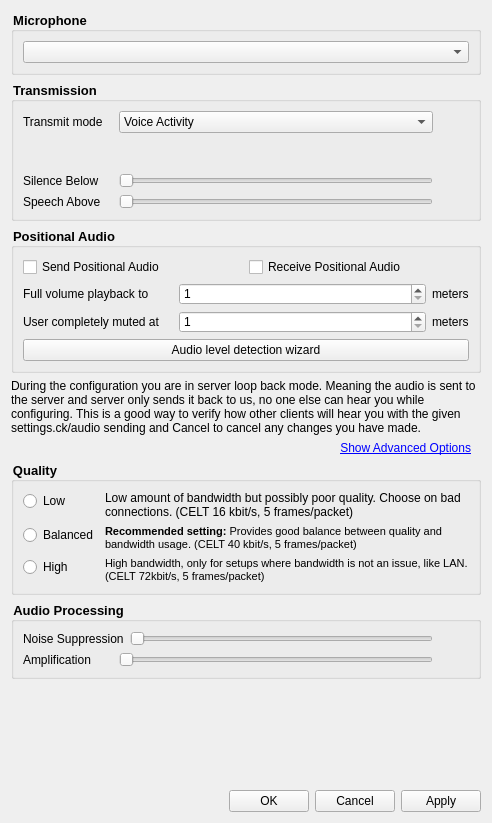
<?xml version="1.0" encoding="UTF-8"?>
<ui version="4.0">
 <class>AudioWizardWidget</class>
 <widget class="QWidget" name="AudioWizardWidget">
  <property name="geometry">
   <rect>
    <x>0</x>
    <y>0</y>
    <width>492</width>
    <height>823</height>
   </rect>
  </property>
  <property name="minimumSize">
   <size>
    <width>492</width>
    <height>0</height>
   </size>
  </property>
  <property name="maximumSize">
   <size>
    <width>492</width>
    <height>16777215</height>
   </size>
  </property>
  <property name="windowTitle">
   <string>VOIP Audio Wizard</string>
  </property>
  <property name="styleSheet">
   <string notr="true">QGroupBox {
	font-size: 10pt;
	font-weight: bold;
}

QLabel#helpProcessing, #helpTransmission, #helpPositional {
	color: rgb(27, 27, 27);
	background-color: rgb(245, 245, 245);
	border: 1px solid grey;
	border-radius: 3px;
	padding: 3px;
}

QPushButton#buttonAdvanced, #pushButtonProcessingHelp, #pushButtonTransmissionHelp, #pushButtonPositionalHelp {
	border: 0px;
	background-color: transparent;
	color: blue;
	text-align: right;
	text-decoration: underline;
}

QPushButton#buttonAdvanced {
	padding-right: 10px;
}</string>
  </property>
  <layout class="QVBoxLayout" name="verticalLayout">
   <item>
    <widget class="QGroupBox" name="groupBox_3">
     <property name="title">
      <string>Microphone</string>
     </property>
     <layout class="QVBoxLayout" name="verticalLayout_5">
      <item>
       <widget class="QComboBox" name="comboBoxInputDevice"/>
      </item>
     </layout>
    </widget>
   </item>
   <item>
    <widget class="QGroupBox" name="groupBoxTransmission">
     <property name="title">
      <string>Transmission</string>
     </property>
     <layout class="QVBoxLayout" name="verticalLayout_3">
      <item>
       <layout class="QHBoxLayout" name="horizontalLayout_6">
        <item>
         <widget class="QLabel" name="labelTransmitMode">
          <property name="minimumSize">
           <size>
            <width>90</width>
            <height>0</height>
           </size>
          </property>
          <property name="text">
           <string>Transmit mode</string>
          </property>
         </widget>
        </item>
        <item>
         <widget class="QComboBox" name="comboBoxTransmitMode">
          <property name="sizePolicy">
           <sizepolicy hsizetype="Expanding" vsizetype="Fixed">
            <horstretch>0</horstretch>
            <verstretch>0</verstretch>
           </sizepolicy>
          </property>
          <item>
           <property name="text">
            <string>Voice Activity</string>
           </property>
          </item>
          <item>
           <property name="text">
            <string>Continuous Transmission</string>
           </property>
          </item>
         </widget>
        </item>
        <item>
         <widget class="QLabel" name="labelValueTransmitMode">
          <property name="minimumSize">
           <size>
            <width>30</width>
            <height>0</height>
           </size>
          </property>
          <property name="text">
           <string/>
          </property>
         </widget>
        </item>
       </layout>
      </item>
      <item>
       <layout class="QHBoxLayout" name="audioBarLayout">
        <item>
         <spacer name="horizontalSpacerAudioBar">
          <property name="orientation">
           <enum>Qt::Horizontal</enum>
          </property>
          <property name="sizeType">
           <enum>QSizePolicy::Fixed</enum>
          </property>
          <property name="sizeHint" stdset="0">
           <size>
            <width>96</width>
            <height>1</height>
           </size>
          </property>
         </spacer>
        </item>
        <item>
         <widget class="QLabel" name="labelIconVAD">
          <property name="minimumSize">
           <size>
            <width>30</width>
            <height>28</height>
           </size>
          </property>
          <property name="text">
           <string/>
          </property>
          <property name="pixmap">
           <pixmap resource="resource/mumbleplugin.qrc">:/img/voice-inactive.png</pixmap>
          </property>
         </widget>
        </item>
       </layout>
      </item>
      <item>
       <layout class="QHBoxLayout" name="horizontalLayout_4">
        <item>
         <widget class="QLabel" name="labelSilence">
          <property name="minimumSize">
           <size>
            <width>90</width>
            <height>0</height>
           </size>
          </property>
          <property name="text">
           <string>Silence Below</string>
          </property>
         </widget>
        </item>
        <item>
         <widget class="QSlider" name="sliderSilence">
          <property name="minimum">
           <number>1</number>
          </property>
          <property name="maximum">
           <number>32767</number>
          </property>
          <property name="singleStep">
           <number>100</number>
          </property>
          <property name="pageStep">
           <number>1000</number>
          </property>
          <property name="value">
           <number>1</number>
          </property>
          <property name="orientation">
           <enum>Qt::Horizontal</enum>
          </property>
         </widget>
        </item>
        <item>
         <widget class="QLabel" name="labelValueSilence">
          <property name="minimumSize">
           <size>
            <width>30</width>
            <height>0</height>
           </size>
          </property>
          <property name="text">
           <string/>
          </property>
         </widget>
        </item>
       </layout>
      </item>
      <item>
       <layout class="QHBoxLayout" name="horizontalLayout_5">
        <item>
         <widget class="QLabel" name="labelSpeech">
          <property name="minimumSize">
           <size>
            <width>90</width>
            <height>0</height>
           </size>
          </property>
          <property name="text">
           <string>Speech Above</string>
          </property>
         </widget>
        </item>
        <item>
         <widget class="QSlider" name="sliderSpeech">
          <property name="minimum">
           <number>1</number>
          </property>
          <property name="maximum">
           <number>32767</number>
          </property>
          <property name="singleStep">
           <number>100</number>
          </property>
          <property name="pageStep">
           <number>1000</number>
          </property>
          <property name="value">
           <number>1</number>
          </property>
          <property name="orientation">
           <enum>Qt::Horizontal</enum>
          </property>
         </widget>
        </item>
        <item>
         <widget class="QLabel" name="labelValueSpeech">
          <property name="minimumSize">
           <size>
            <width>30</width>
            <height>0</height>
           </size>
          </property>
          <property name="text">
           <string/>
          </property>
         </widget>
        </item>
       </layout>
      </item>
     </layout>
    </widget>
   </item>
   <item>
    <widget class="QGroupBox" name="groupBoxPositional">
     <property name="title">
      <string>Positional Audio</string>
     </property>
     <layout class="QVBoxLayout" name="verticalLayout_4">
      <item>
       <layout class="QHBoxLayout" name="horizontalLayout_7">
        <item>
         <widget class="QCheckBox" name="checkBoxPositionalSend">
          <property name="text">
           <string>Send Positional Audio</string>
          </property>
         </widget>
        </item>
        <item>
         <widget class="QCheckBox" name="checkBoxPositionalReceive">
          <property name="text">
           <string>Receive Positional Audio</string>
          </property>
         </widget>
        </item>
       </layout>
      </item>
      <item>
       <layout class="QHBoxLayout" name="horizontalLayout_8">
        <item>
         <widget class="QLabel" name="innerRangeLabel">
          <property name="minimumSize">
           <size>
            <width>150</width>
            <height>0</height>
           </size>
          </property>
          <property name="text">
           <string>Full volume playback to</string>
          </property>
         </widget>
        </item>
        <item>
         <widget class="QSpinBox" name="innerRangeSpinBox">
          <property name="sizePolicy">
           <sizepolicy hsizetype="Expanding" vsizetype="Fixed">
            <horstretch>0</horstretch>
            <verstretch>0</verstretch>
           </sizepolicy>
          </property>
          <property name="minimum">
           <number>1</number>
          </property>
          <property name="maximum">
           <number>10000</number>
          </property>
         </widget>
        </item>
        <item>
         <widget class="QLabel" name="innerMeterLabel">
          <property name="sizePolicy">
           <sizepolicy hsizetype="Fixed" vsizetype="Preferred">
            <horstretch>0</horstretch>
            <verstretch>0</verstretch>
           </sizepolicy>
          </property>
          <property name="text">
           <string>meters</string>
          </property>
         </widget>
        </item>
       </layout>
      </item>
      <item>
       <layout class="QHBoxLayout" name="horizontalLayout_9">
        <item>
         <widget class="QLabel" name="outerRangeLabel">
          <property name="minimumSize">
           <size>
            <width>150</width>
            <height>0</height>
           </size>
          </property>
          <property name="text">
           <string>User completely muted at</string>
          </property>
         </widget>
        </item>
        <item>
         <widget class="QSpinBox" name="outerRangeSpinBox">
          <property name="sizePolicy">
           <sizepolicy hsizetype="Expanding" vsizetype="Fixed">
            <horstretch>0</horstretch>
            <verstretch>0</verstretch>
           </sizepolicy>
          </property>
          <property name="minimum">
           <number>1</number>
          </property>
          <property name="maximum">
           <number>10000</number>
          </property>
         </widget>
        </item>
        <item>
         <widget class="QLabel" name="outerMeterLabel">
          <property name="sizePolicy">
           <sizepolicy hsizetype="Fixed" vsizetype="Preferred">
            <horstretch>0</horstretch>
            <verstretch>0</verstretch>
           </sizepolicy>
          </property>
          <property name="text">
           <string>meters</string>
          </property>
         </widget>
        </item>
       </layout>
      </item>
      <item>
       <widget class="QPushButton" name="detectLevelsButton">
        <property name="text">
         <string>Audio level detection wizard</string>
        </property>
       </widget>
      </item>
     </layout>
    </widget>
   </item>
   <item>
    <widget class="QLabel" name="label_4">
     <property name="text">
      <string>During the configuration you are in server loop back mode. Meaning the audio is sent to the server and server only sends it back to us, no one else can hear you while configuring. This is a good way to verify how other clients will hear you with the given settings.ck/audio sending and Cancel to cancel any changes you have made.</string>
     </property>
     <property name="wordWrap">
      <bool>true</bool>
     </property>
    </widget>
   </item>
   <item>
    <widget class="QPushButton" name="buttonAdvanced">
     <property name="text">
      <string>Show Advanced Options</string>
     </property>
    </widget>
   </item>
   <item>
    <widget class="QGroupBox" name="groupBoxQuality">
     <property name="font">
      <font>
       <pointsize>10</pointsize>
       <weight>75</weight>
       <bold>true</bold>
      </font>
     </property>
     <property name="title">
      <string>Quality</string>
     </property>
     <property name="flat">
      <bool>false</bool>
     </property>
     <property name="checkable">
      <bool>false</bool>
     </property>
     <layout class="QFormLayout" name="formLayout">
      <property name="fieldGrowthPolicy">
       <enum>QFormLayout::AllNonFixedFieldsGrow</enum>
      </property>
      <item row="0" column="0">
       <widget class="QRadioButton" name="radioButtonLow">
        <property name="text">
         <string>Low</string>
        </property>
       </widget>
      </item>
      <item row="1" column="0">
       <widget class="QRadioButton" name="radioButtonBalanced">
        <property name="text">
         <string>Balanced</string>
        </property>
       </widget>
      </item>
      <item row="0" column="1">
       <widget class="QLabel" name="labelInfoLow">
        <property name="text">
         <string>Low amount of bandwidth but possibly poor quality. Choose on bad connections. (CELT 16 kbit/s, 5 frames/packet)</string>
        </property>
        <property name="wordWrap">
         <bool>true</bool>
        </property>
       </widget>
      </item>
      <item row="2" column="0">
       <widget class="QRadioButton" name="radioButtonHigh">
        <property name="text">
         <string>High</string>
        </property>
       </widget>
      </item>
      <item row="1" column="1">
       <widget class="QLabel" name="labelInfoBalanced">
        <property name="text">
         <string>&lt;!DOCTYPE HTML PUBLIC &quot;-//W3C//DTD HTML 4.0//EN&quot; &quot;http://www.w3.org/TR/REC-html40/strict.dtd&quot;&gt;
&lt;html&gt;&lt;head&gt;&lt;meta name=&quot;qrichtext&quot; content=&quot;1&quot; /&gt;&lt;style type=&quot;text/css&quot;&gt;
p, li { white-space: pre-wrap; }
&lt;/style&gt;&lt;/head&gt;&lt;body style=&quot; font-family:'MS Shell Dlg 2'; font-size:8.25pt; font-weight:400; font-style:normal;&quot;&gt;
&lt;p style=&quot; margin-top:0px; margin-bottom:0px; margin-left:0px; margin-right:0px; -qt-block-indent:0; text-indent:0px;&quot;&gt;&lt;span style=&quot; font-size:8pt; font-weight:600;&quot;&gt;Recommended setting:&lt;/span&gt;&lt;span style=&quot; font-size:8pt;&quot;&gt; Provides good balance between quality and bandwidth usage. (CELT 40 kbit/s, 5 frames/packet) &lt;/span&gt;&lt;/p&gt;&lt;/body&gt;&lt;/html&gt;</string>
        </property>
        <property name="wordWrap">
         <bool>true</bool>
        </property>
       </widget>
      </item>
      <item row="2" column="1">
       <widget class="QLabel" name="labelInfoHigh">
        <property name="text">
         <string>&lt;!DOCTYPE HTML PUBLIC &quot;-//W3C//DTD HTML 4.0//EN&quot; &quot;http://www.w3.org/TR/REC-html40/strict.dtd&quot;&gt;
&lt;html&gt;&lt;head&gt;&lt;meta name=&quot;qrichtext&quot; content=&quot;1&quot; /&gt;&lt;style type=&quot;text/css&quot;&gt;
p, li { white-space: pre-wrap; }
&lt;/style&gt;&lt;/head&gt;&lt;body style=&quot; font-family:'MS Shell Dlg 2'; font-size:8.25pt; font-weight:400; font-style:normal;&quot;&gt;
&lt;p style=&quot; margin-top:0px; margin-bottom:0px; margin-left:0px; margin-right:0px; -qt-block-indent:0; text-indent:0px;&quot;&gt;&lt;span style=&quot; font-size:8pt;&quot;&gt;High bandwidth, only for setups where bandwidth is not an issue, like LAN. (CELT 72kbit/s, 5 frames/packet)&lt;/span&gt;&lt;/p&gt;&lt;/body&gt;&lt;/html&gt;</string>
        </property>
        <property name="wordWrap">
         <bool>true</bool>
        </property>
       </widget>
      </item>
     </layout>
    </widget>
   </item>
   <item>
    <widget class="QGroupBox" name="groupBoxProcessing">
     <property name="title">
      <string>Audio Processing</string>
     </property>
     <layout class="QVBoxLayout" name="verticalLayout_2">
      <item>
       <layout class="QHBoxLayout" name="horizontalLayout_2">
        <item>
         <widget class="QLabel" name="labelSuppression">
          <property name="minimumSize">
           <size>
            <width>90</width>
            <height>0</height>
           </size>
          </property>
          <property name="text">
           <string>Noise Suppression</string>
          </property>
         </widget>
        </item>
        <item>
         <widget class="QSlider" name="sliderSuppression">
          <property name="minimum">
           <number>14</number>
          </property>
          <property name="maximum">
           <number>60</number>
          </property>
          <property name="pageStep">
           <number>5</number>
          </property>
          <property name="orientation">
           <enum>Qt::Horizontal</enum>
          </property>
         </widget>
        </item>
        <item>
         <widget class="QLabel" name="labelValueSuppression">
          <property name="minimumSize">
           <size>
            <width>30</width>
            <height>0</height>
           </size>
          </property>
          <property name="text">
           <string/>
          </property>
         </widget>
        </item>
       </layout>
      </item>
      <item>
       <layout class="QHBoxLayout" name="horizontalLayout_3">
        <item>
         <widget class="QLabel" name="labelAmplification">
          <property name="minimumSize">
           <size>
            <width>90</width>
            <height>0</height>
           </size>
          </property>
          <property name="text">
           <string>Amplification</string>
          </property>
         </widget>
        </item>
        <item>
         <widget class="QSlider" name="sliderAmplification">
          <property name="maximum">
           <number>19500</number>
          </property>
          <property name="singleStep">
           <number>500</number>
          </property>
          <property name="pageStep">
           <number>2000</number>
          </property>
          <property name="orientation">
           <enum>Qt::Horizontal</enum>
          </property>
         </widget>
        </item>
        <item>
         <widget class="QLabel" name="labelValueAmplification">
          <property name="minimumSize">
           <size>
            <width>30</width>
            <height>0</height>
           </size>
          </property>
          <property name="text">
           <string/>
          </property>
         </widget>
        </item>
       </layout>
      </item>
     </layout>
    </widget>
   </item>
   <item>
    <spacer name="verticalSpacer">
     <property name="orientation">
      <enum>Qt::Vertical</enum>
     </property>
     <property name="sizeHint" stdset="0">
      <size>
       <width>20</width>
       <height>40</height>
      </size>
     </property>
    </spacer>
   </item>
   <item>
    <layout class="QHBoxLayout" name="horizontalLayout">
     <item>
      <spacer name="horizontalSpacer">
       <property name="orientation">
        <enum>Qt::Horizontal</enum>
       </property>
       <property name="sizeHint" stdset="0">
        <size>
         <width>40</width>
         <height>20</height>
        </size>
       </property>
      </spacer>
     </item>
     <item>
      <widget class="QPushButton" name="buttonOK">
       <property name="text">
        <string>OK</string>
       </property>
      </widget>
     </item>
     <item>
      <widget class="QPushButton" name="buttonCancel">
       <property name="text">
        <string>Cancel</string>
       </property>
      </widget>
     </item>
     <item>
      <widget class="QPushButton" name="buttonApply">
       <property name="text">
        <string>Apply</string>
       </property>
      </widget>
     </item>
    </layout>
   </item>
  </layout>
 </widget>
 <resources>
  <include location="resource/mumbleplugin.qrc"/>
 </resources>
 <connections/>
</ui>
